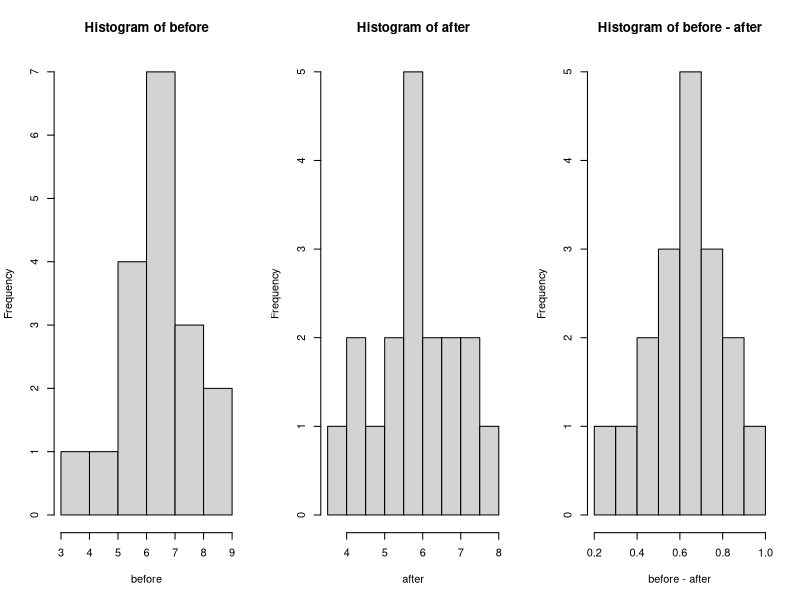
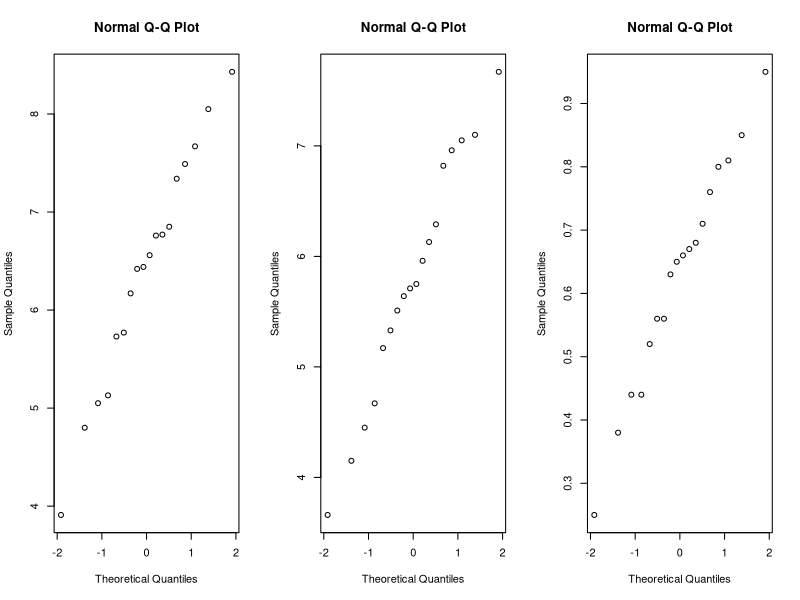
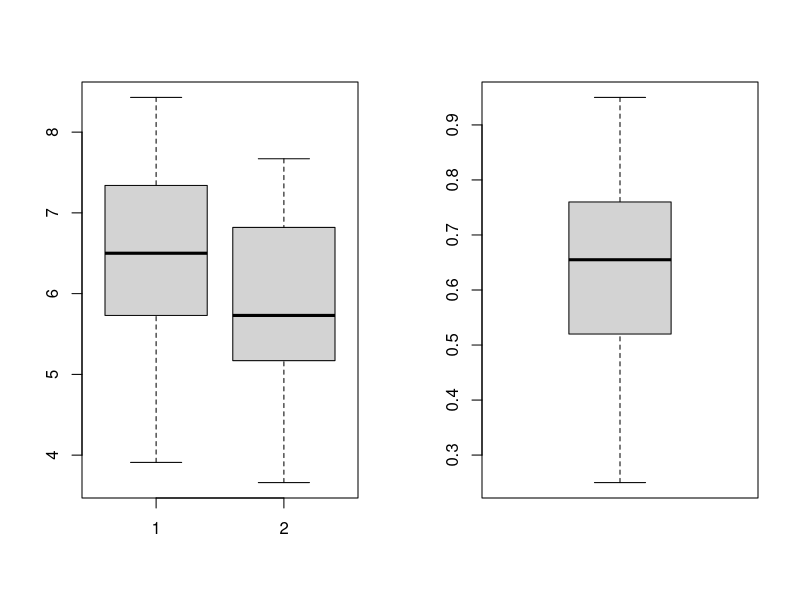
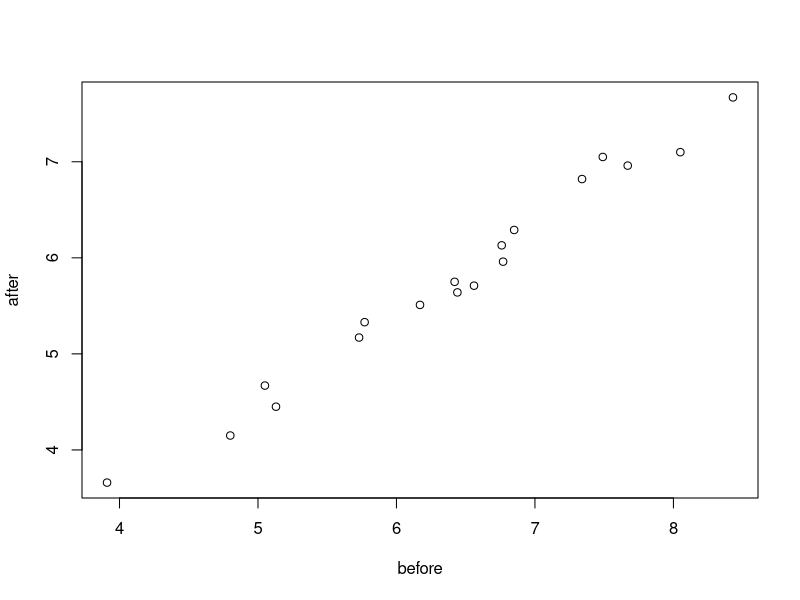

The R script that drew these images, in order:
# Read data from file and extract the Before and After8weeks columns
data = read.table("cholesterol.txt", header=TRUE)
before = data$Before
after = data$After8weeks

# Print the Before and After8weeks vectors to the console
print(before)
print(after)

# Set up a 1x3 plot layout and create histograms of the Before and After8weeks vectors, as well as the difference between them
par(mfrow=c(1,3))
hist(before)
hist(after)
hist(before-after)

# Set up a 1x3 plot layout and create Q-Q plots of the Before and After8weeks vectors, as well as the difference between them
par(mfrow=c(1,3))
qqnorm(before)
qqnorm(after)
qqnorm(before-after)

# Set up a 1x2 plot layout and create boxplots of the Before and After8weeks vectors, as well as the difference between them
par(mfrow=c(1,2))
boxplot(before, after)
boxplot(before-after)

# Set up a 1x1 plot layout and create a scatter plot of Before versus After8weeks
par(mfrow=c(1,1))
plot(before, after)

# Add correlation test
cor.test(before, after)